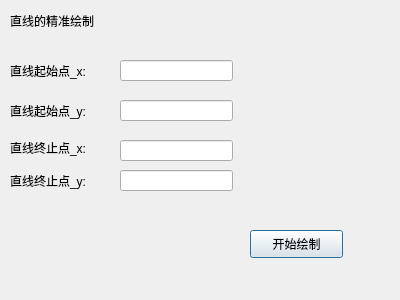
<?xml version="1.0" encoding="UTF-8"?>
<ui version="4.0">
 <class>Dialog_Line</class>
 <widget class="QDialog" name="Dialog_Line">
  <property name="geometry">
   <rect>
    <x>0</x>
    <y>0</y>
    <width>400</width>
    <height>300</height>
   </rect>
  </property>
  <property name="windowTitle">
   <string>Dialog</string>
  </property>
  <widget class="QLabel" name="label">
   <property name="geometry">
    <rect>
     <x>10</x>
     <y>10</y>
     <width>111</width>
     <height>21</height>
    </rect>
   </property>
   <property name="text">
    <string>直线的精准绘制</string>
   </property>
  </widget>
  <widget class="QLabel" name="label_2">
   <property name="geometry">
    <rect>
     <x>10</x>
     <y>60</y>
     <width>101</width>
     <height>21</height>
    </rect>
   </property>
   <property name="text">
    <string>直线起始点_x:</string>
   </property>
  </widget>
  <widget class="QLabel" name="label_3">
   <property name="geometry">
    <rect>
     <x>10</x>
     <y>100</y>
     <width>101</width>
     <height>21</height>
    </rect>
   </property>
   <property name="text">
    <string>直线起始点_y:</string>
   </property>
  </widget>
  <widget class="QLabel" name="label_4">
   <property name="geometry">
    <rect>
     <x>10</x>
     <y>140</y>
     <width>101</width>
     <height>16</height>
    </rect>
   </property>
   <property name="text">
    <string>直线终止点_x:</string>
   </property>
  </widget>
  <widget class="QLabel" name="label_5">
   <property name="geometry">
    <rect>
     <x>10</x>
     <y>170</y>
     <width>101</width>
     <height>21</height>
    </rect>
   </property>
   <property name="text">
    <string>直线终止点_y:</string>
   </property>
  </widget>
  <widget class="QLineEdit" name="lineEdit">
   <property name="geometry">
    <rect>
     <x>120</x>
     <y>60</y>
     <width>113</width>
     <height>21</height>
    </rect>
   </property>
  </widget>
  <widget class="QLineEdit" name="lineEdit_2">
   <property name="geometry">
    <rect>
     <x>120</x>
     <y>100</y>
     <width>113</width>
     <height>21</height>
    </rect>
   </property>
  </widget>
  <widget class="QLineEdit" name="lineEdit_3">
   <property name="geometry">
    <rect>
     <x>120</x>
     <y>140</y>
     <width>113</width>
     <height>21</height>
    </rect>
   </property>
  </widget>
  <widget class="QLineEdit" name="lineEdit_4">
   <property name="geometry">
    <rect>
     <x>120</x>
     <y>170</y>
     <width>113</width>
     <height>21</height>
    </rect>
   </property>
  </widget>
  <widget class="QPushButton" name="pushButton">
   <property name="geometry">
    <rect>
     <x>250</x>
     <y>230</y>
     <width>93</width>
     <height>28</height>
    </rect>
   </property>
   <property name="text">
    <string>开始绘制</string>
   </property>
  </widget>
 </widget>
 <resources/>
 <connections/>
</ui>
